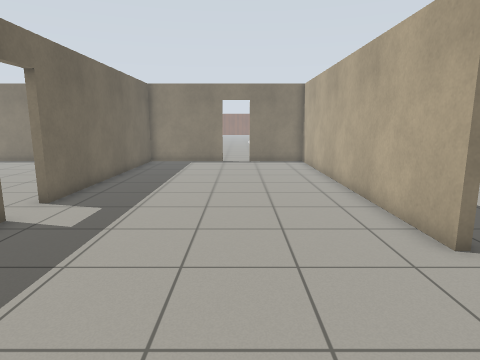
view 1 (above)

12 first-person views from a walk through a Gazebo world. The camera is 1.2 m above the floor, tilts 10° down and sees 75° across. The floor is counted in squares, 0.5 m on a side. Each view is taken from the middle of a square. On the plan, view 1 faces up. The plan holds only what a view shows up to about 19 squares ahead; the rest is blank. The place goes on beyond the plan. The robots in the file are not drawn. Gazebo's built-in surfaces are drawn with simple patterns.

view 2
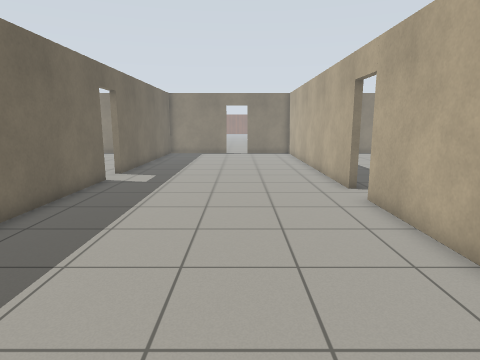

view 3
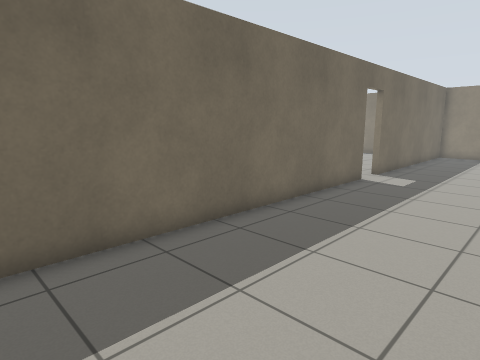

view 4
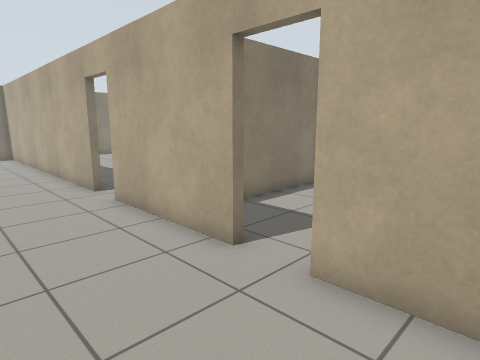

view 5
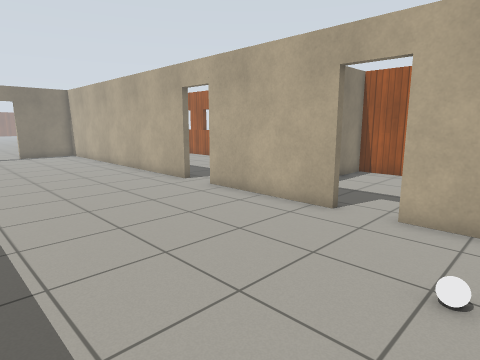

view 6
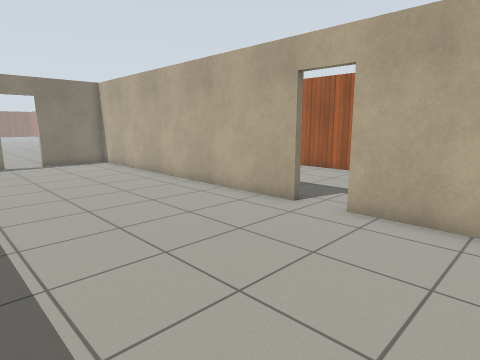

view 7
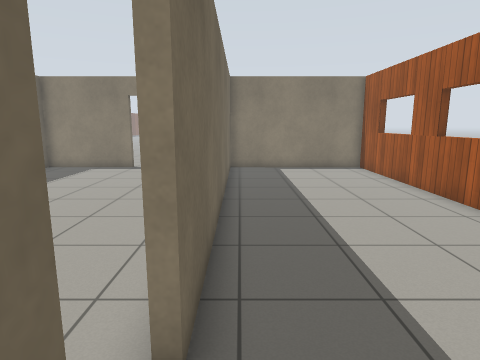

view 8
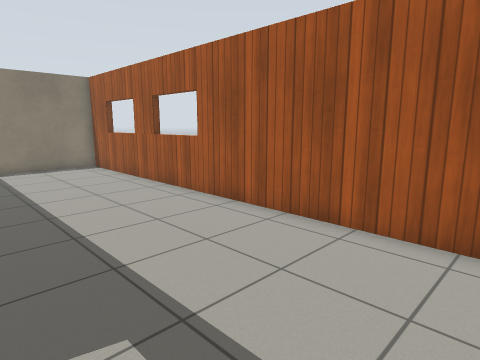

view 9
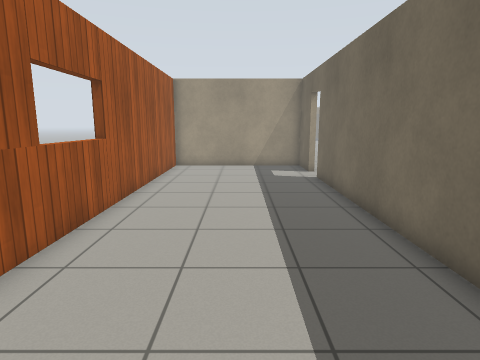

view 10
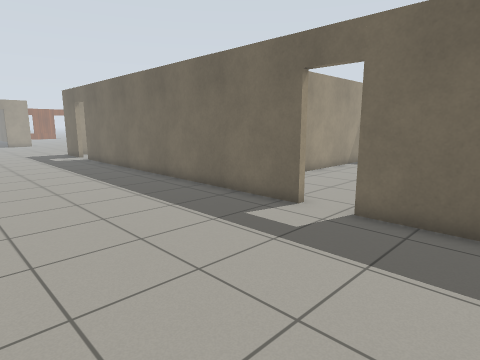

view 11
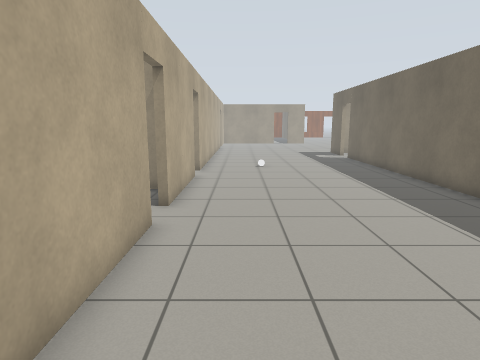

view 12
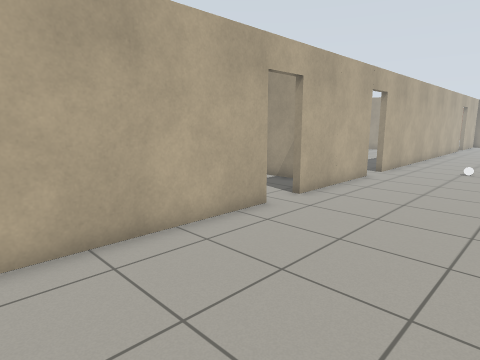

### Floor plan
Points are (right, up) in squares from view 1. A wall is a line through its corners. A room is listed if a view was taken in it or the views show most of it. See-through windows are left out.
Room 1 (views 1, 2, 3, 4, 5, 6, 10, 11, 12)
walls: (-5.9, 7.6) (-5.9, -6.5); (4.1, 5.6) (4.2, 19.4); (4.1, -1.7) (4.1, 4); (-1.1, 20.8) (-5.9, 20.8) (-5.9, 9.4); (2.9, 20.8) (0.7, 20.8); (4.1, -6.6) (4.1, -3.5)
ways out: open door at (4, 4.5) to room 2; open door at (-6, 8.5); open door at (-0.5, 21); open door at (4, -2.5)
objects: white ball (1, -5)
Room 2 (views 7, 8, 9)
walls: (4.4, 4) (4.4, 1.4) (11.8, 1.3) (11.9, 20.7) (4.5, 20.8) (4.4, 5.6)
ways out: open door at (4, 4.5) to room 1

Where each view was taken, in squares from view 1:
view 1: 0 up, 0 right, facing up
view 2: 6 down, 0 right, facing up
view 3: 6 down, 0 right, facing up-left
view 4: 6 down, 0 right, facing up-right
view 5: 6 down, 4 left, facing up-right
view 6: 0 up, 4 left, facing up-right
view 7: 3 up, 5 right, facing up
view 8: 2 up, 5 right, facing up-right
view 9: 20 up, 8 right, facing down
view 10: 13 up, 2 right, facing down-left
view 11: 13 up, 2 right, facing down
view 12: 13 up, 2 left, facing down-right
